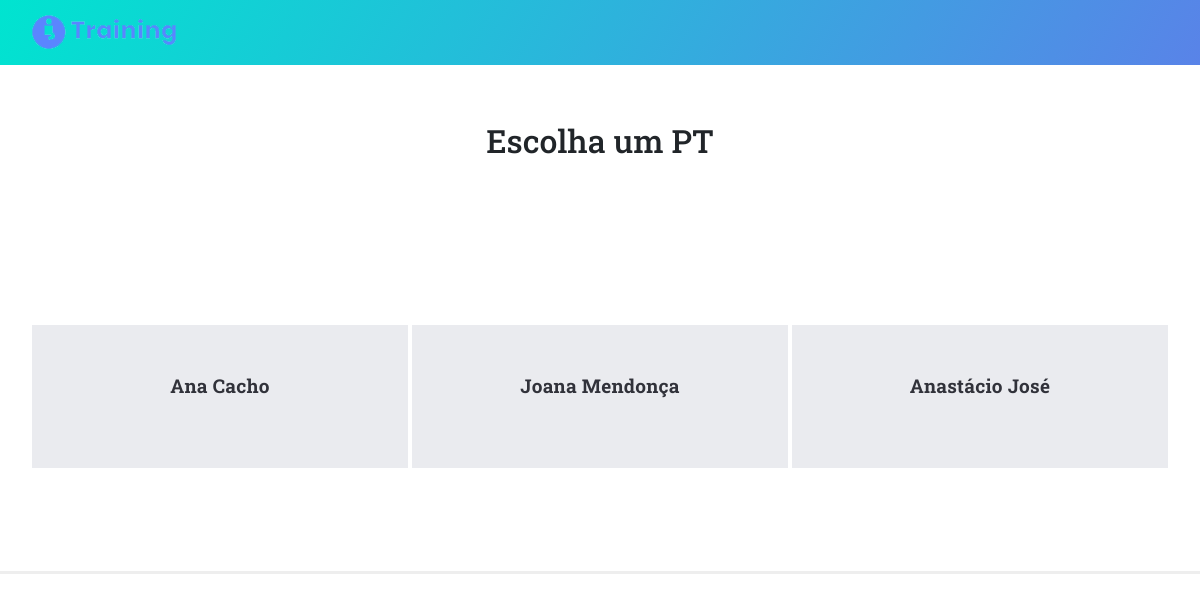
The page /getPt on the database as committed earlier.
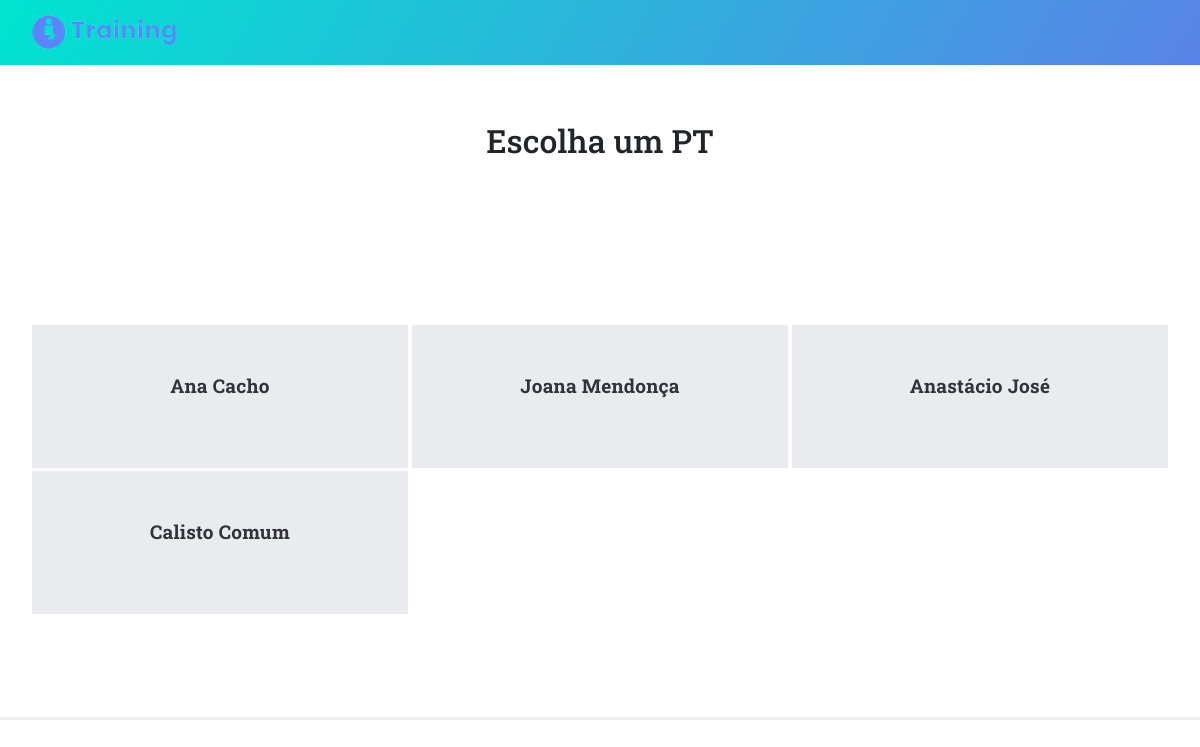
The same page on the database as committed later.
### tables this page shows
CREATE TABLE PERSONAL_TRAINERS(
                            [email] text,
                            [PT_Name] text,
                            [Password] text,
                            [Code] text,
                            [Address] text,
                            [City] text,
                            [Phone_Number] INTEGER,
                            [Postal_Code] INTEGER);

### app.py (the view)
@app.route('/getPt')
def getPt():
    lista_pts = get_all_pts()
    return render_template('getPt.html', ll=lista_pts)

### databases/database.py (called while the page is built)
def get_all_pts():
    conn = sqlite3.connect('databases/' + db)
    c = conn.cursor()
    c.execute('''SELECT * FROM PERSONAL_TRAINERS''')
    return c.fetchall()

### templates/getPt.html (shortened to what this page needs)
{% extends "base.html" %} {% block content %}
<!DOCTYPE html>
<html lang="en">
  <head>
    <link href="{{ url_for('static', filename='css/bootstrap.min.css') }}" rel="stylesheet">
    <link rel="stylesheet" href="{{ url_for('static', filename='css/templatemo-style.css') }}">
  </head>
    <div id="main">
        <div class="container">
            <div class="row center d-flex align-items-center myheader">
                <div class="col">
                    <h2>Escolha um PT</h2>
                </div>
            </div>
        </div>
        <section class="services">
            <div class="container">
            <div class="row center">
                {% for x in ll %}
                <div class="col-md-4">
                    <div class="service-item second-item">
                        <a href="{{ url_for('login') }}"><h4>{{x[1]}}</h4></a>
                    </div>
                </div>
               {% endfor %}
            </div>
        </section>
    </div>
</html>
{% endblock %}

Rows that differ between the two databases and show on the page:
added PERSONAL_TRAINERS: PT_Name "Calisto Comum"
